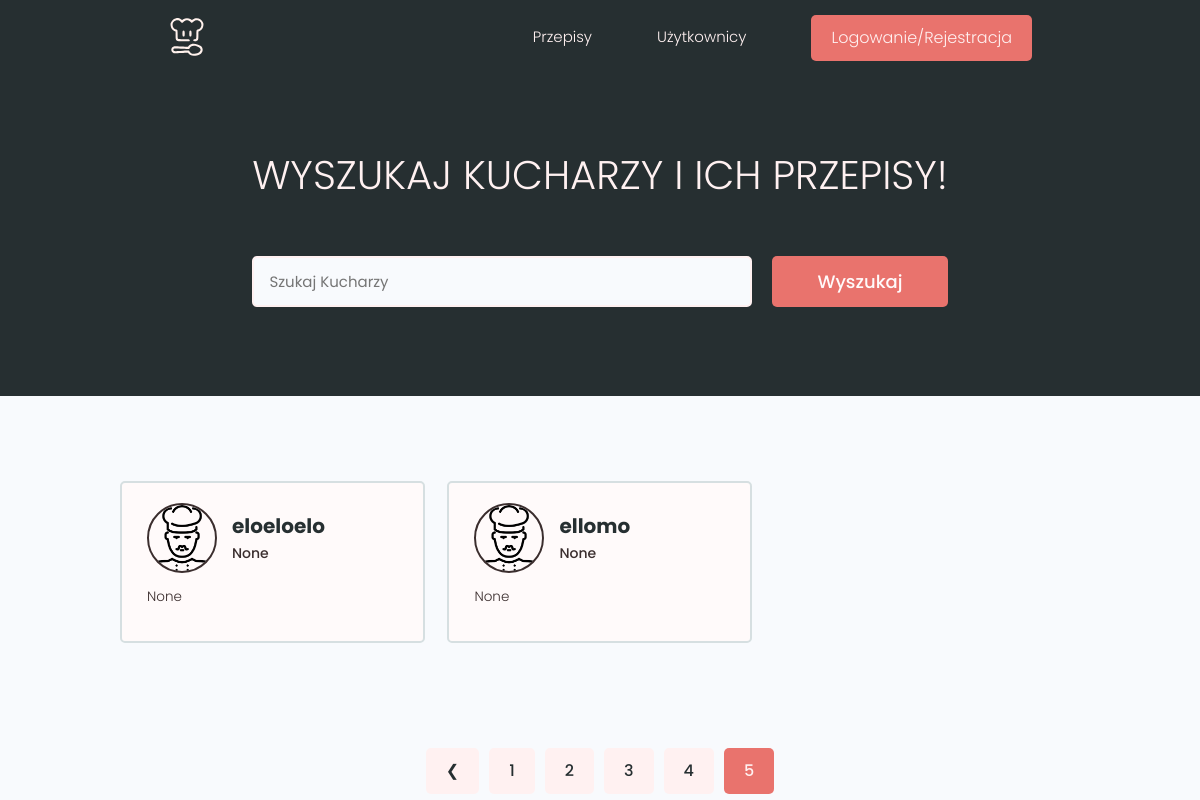
The app's page /uzytkownicy/?page=5, older data.
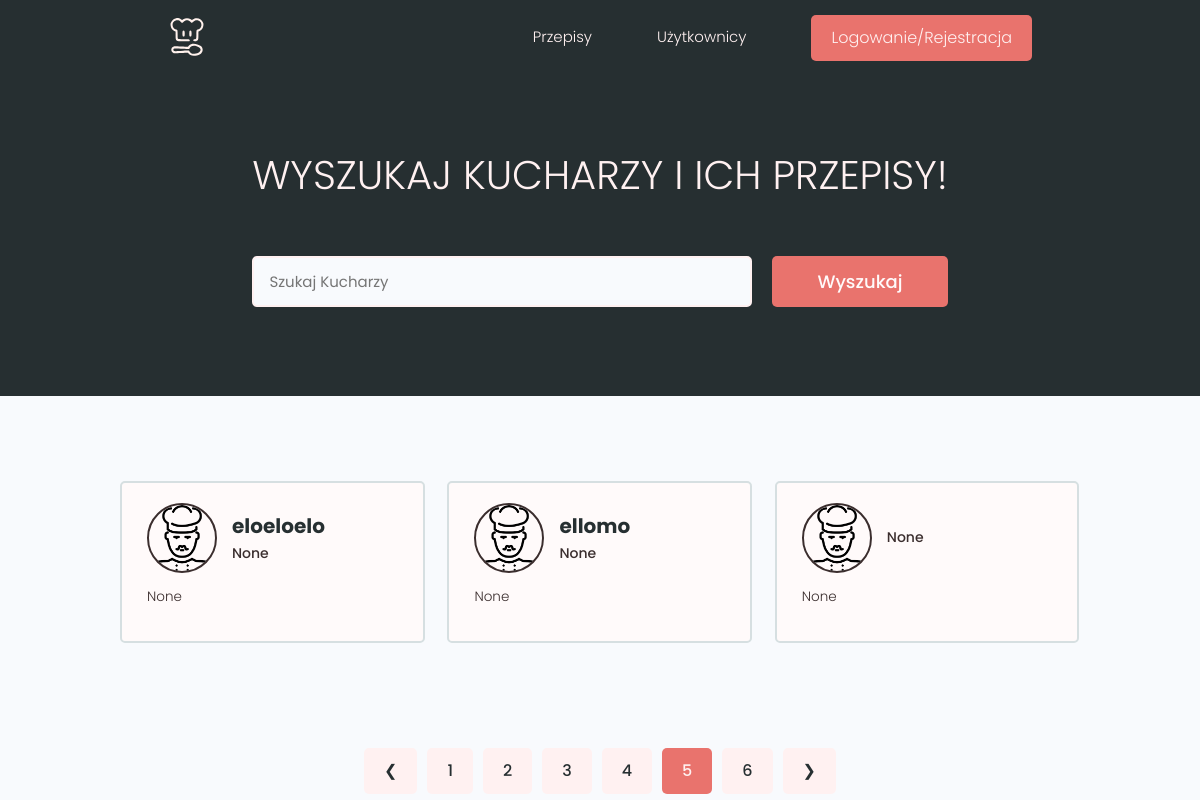
The same page, newer data.
### uzytkownicy/models.py (models this page shows, shortened)
class Profil(models.Model):
    user = models.OneToOneField(User, on_delete=models.CASCADE, null=True, blank=True)
    name = models.CharField(max_length=100, blank=True, null=True)
    email = models.EmailField(max_length=200, blank=True, null=True)
    username = models.CharField(max_length=200, blank=True, null=True)
    self_pitch = models.CharField(max_length=200, blank=True, null=True)
    bio = models.TextField(blank=True, null=True)
    profile_image = models.ImageField(null=True, blank=True, upload_to='profile/', default='profile/user-default.png')
    social_facebook = models.CharField(max_length=100, blank=True, null=True)
    social_instagram = models.CharField(max_length=100, blank=True, null=True)
    social_youtube = models.CharField(max_length=100, blank=True, null=True)
    created = models.DateTimeField(auto_now_add=True)
    id = models.UUIDField(default=uuid.uuid4, unique=True, primary_key=True, editable=False)
    class Meta:
        ordering = ['created']
    @property
    def doesImageWork(self):
        try:
            return self.profile_image
        except:
            return False

### uzytkownicy/views.py (the view)
# urls.py: path('', views.profile, name='profile'),
def profile(request):
    search_query = ''
    if request.GET.get('search_query'):
        search_query = request.GET.get('search_query')
    profile = Profil.objects.filter(Q(name__icontains=search_query) | Q(self_pitch__icontains=search_query))
    page = request.GET.get('page')
    results = 3
    paginator = Paginator(profile, results)
    try:
        profile = paginator.page(page)
    except PageNotAnInteger:
        page = 1
        profile = paginator.page(page)
    except EmptyPage:
        page = paginator.num_pages
        profile = paginator.page(page)
    leftIndex = (int(page) - 4)
    if leftIndex < 1:
        leftIndex = 1
    rightIndex = (int(page) + 5)
    if rightIndex > paginator.num_pages:
        rightIndex = paginator.num_pages + 1
    custom_range = range(leftIndex, rightIndex)
    context = {
        'profile':profile,
        'search_query':search_query,
        'paginator': paginator,
        'custom_range': custom_range,
        }
    return render(request, 'uzytkownicy/profile.html', context)

### uzytkownicy/templates/uzytkownicy/profile.html (shortened to what this page needs)
{% extends 'main.html' %}
{% block content %}
{% load static %}
<main class="home">
    <section class="hero-section text-center">
      <div class="container container--narrow">
        <div class="hero-section__box">
          <h2>
            Wyszukaj kucharzy i ich przepisy!
          </h2>
        </div>
        <div class="hero-section__search">
          <form id="searchForm" class="form" action="{% url 'profile' %}" method="get">
            <div class="form__field">
              <input class="input input--text" id="formInput#search" type="text" name="search_query" value="{{search_query}}" placeholder="Szukaj Kucharzy" />
            </div>
            <input class="btn btn--sub btn--lg" type="submit" value="Wyszukaj" />
          </form>
        </div>
      </div>
    </section>
    <section class="devlist">
      <div class="container">
        <div class="grid grid--three">
          {% for profil in profile %}
          <div class="column card">
            <div class="dev">
              <a href="{% url 'profil-uzytkownika' profil.id %}" class="card__body">
                <div class="dev__profile">
                  {% if profil.doesImageWork %}
                  <img class="avatar avatar--md" src="/static{{profil.profile_image.url}}" alt="image" />
                  {% else %}
                  <img class="avatar avatar--md" src="{% static 'images/profile/user-default.png' %}" alt="image" />
                  {% endif %}
                  <div class="dev__meta">
                    <h3>{{profil.name}}</h3>
                    <h5>{{profil.self_pitch|slice:"50"}}</h5>
                  </div>
                </div>
                <p class="dev__info">{{profil.bio|slice:"150"}}</p>
              </a>
            </div>
          </div>
          {% endfor %}
        </div>
      </div>
    </section>
    {% include 'pagination.html' with queryset=profile custom_range=custom_range %}
  </main>
{% endblock %}

Row changes from the older to the newer data that the page shows:
added Profil: profile_image (placeholder picture), self_pitch "None", bio "None"
Text that changed along with them:
new list line: "6"
